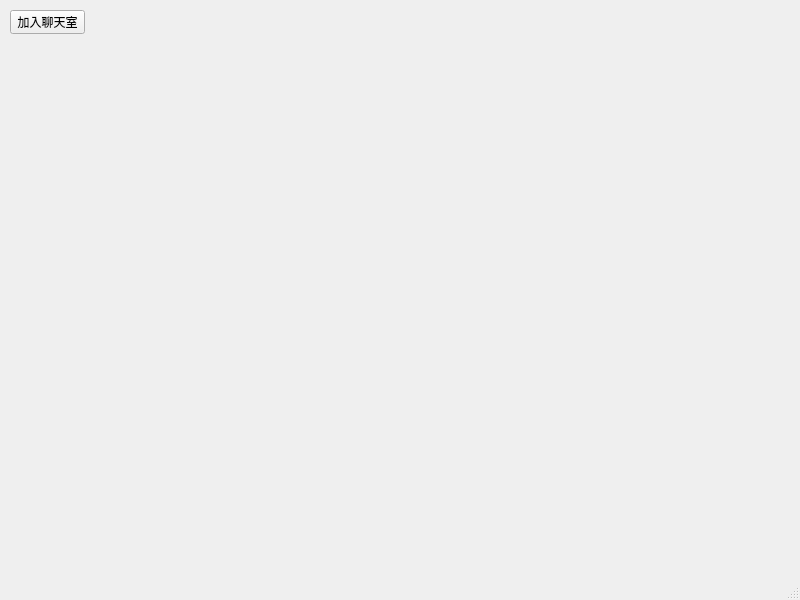
<?xml version="1.0" encoding="UTF-8"?>
<ui version="4.0">
 <class>secondWindow</class>
 <widget class="QMainWindow" name="secondWindow">
  <property name="geometry">
   <rect>
    <x>0</x>
    <y>0</y>
    <width>800</width>
    <height>600</height>
   </rect>
  </property>
  <property name="windowTitle">
   <string>MainWindow</string>
  </property>
  <widget class="QWidget" name="centralwidget">
   <widget class="QPushButton" name="pushButton">
    <property name="geometry">
     <rect>
      <x>10</x>
      <y>10</y>
      <width>75</width>
      <height>24</height>
     </rect>
    </property>
    <property name="text">
     <string>加入聊天室</string>
    </property>
   </widget>
  </widget>
  <widget class="QMenuBar" name="menubar">
   <property name="geometry">
    <rect>
     <x>0</x>
     <y>0</y>
     <width>800</width>
     <height>22</height>
    </rect>
   </property>
  </widget>
  <widget class="QStatusBar" name="statusbar"/>
 </widget>
 <resources/>
 <connections/>
</ui>
